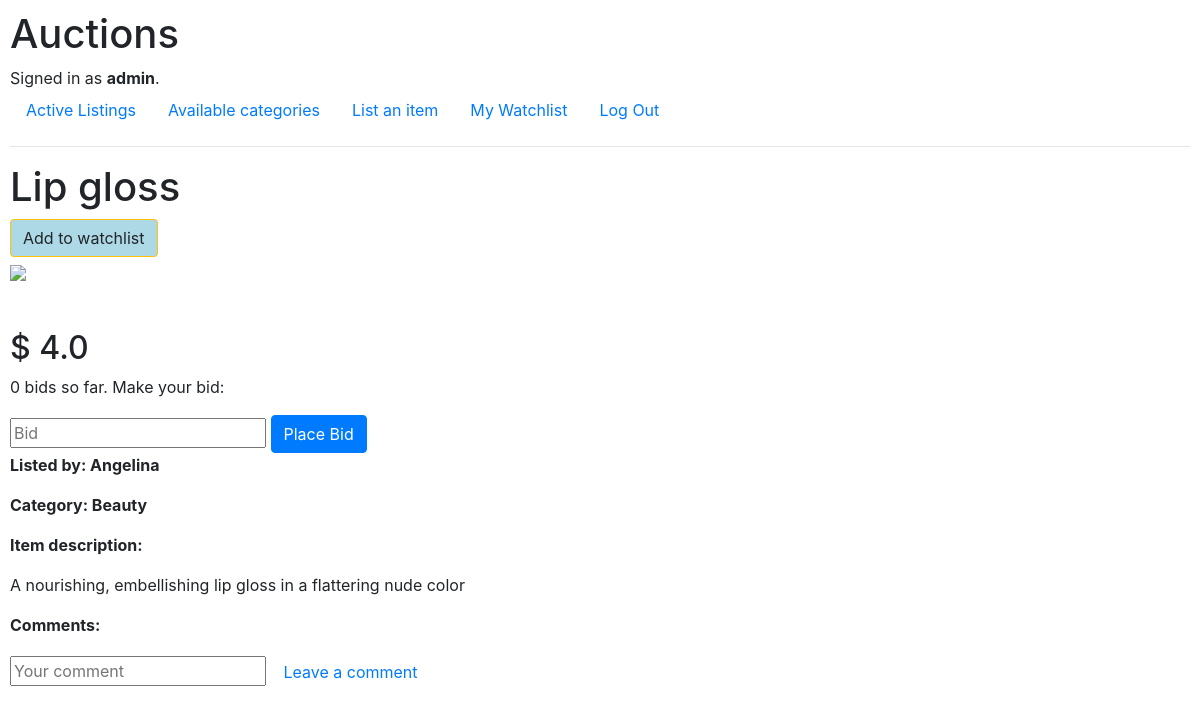
The app's page /listing/3 (signed in), older data.
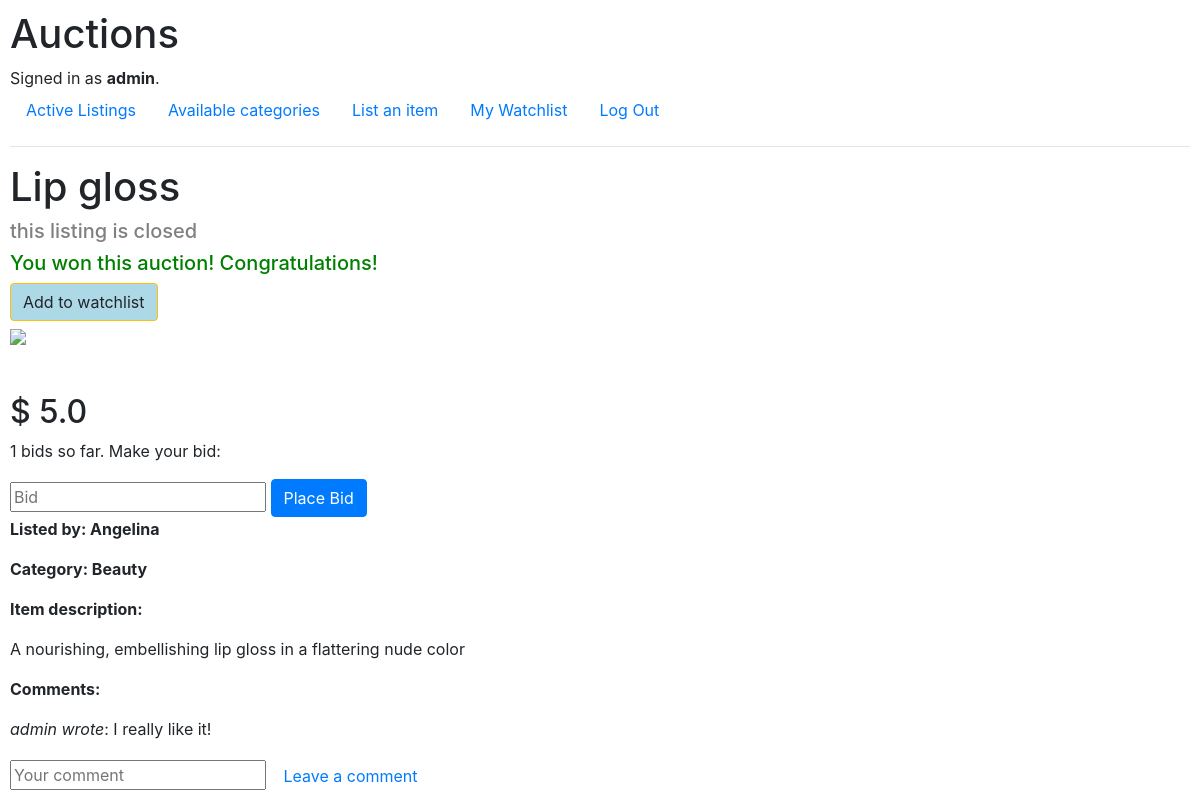
The same page, newer data.
### auctions/models.py (models this page shows, shortened)
class Listing(models.Model):
    category = models.ForeignKey(Category, on_delete=models.CASCADE, related_name="listings") #every category can have multuple listings. Every listing has its category
    user = models.ForeignKey(User, on_delete=models.CASCADE, related_name="listings", null=True)
    title = models.CharField(max_length=200)
    description = models.CharField(max_length=1000, validators=[MinLengthValidator(20)]) # asking users to input a listing description that is at least 100 characters long
    starting_bid = models.FloatField(validators=[MinValueValidator(0.01)])
    image_url = models.URLField(max_length=200, blank = True, null = True) #the url can be blank
    open =  models.BooleanField(default = True) #the standard status for a listing is "open"
    created_at =models.DateTimeField(auto_now_add=True) #automatically add the timestamp to the listing - useful to sort the listings chronologically for the display
    winner = models.ForeignKey(User, related_name="purchases", on_delete=models.SET_NULL, null=True, blank=True) #if the acquiror deletes tjeir account, this field is set to Null
    sold_for = models.FloatField(null=True, blank=True)

class User(AbstractUser):
    pass

class Category(models.Model):
    name = models.CharField(max_length=200, unique = True) #make sure there are no duplicate Categories by setting the unique property as True

class Comment(models.Model):
    user = models.ForeignKey(User, on_delete=models.CASCADE)
    listing = models.ForeignKey(Listing, on_delete=models.CASCADE)
    comment = models.CharField(max_length=1000)

### auctions/views.py (the view)
# urls.py: path('listing/<int:pk>', views.ListingDetailView.as_view(), name='listing_view'),
class ListingDetailView(LoginRequiredMixin, DetailView):
    model = Listing
    template_name = 'auctions/listing_view.html'
    context_object_name = 'listing'
    def get_context_data(self, **kwargs):
        context = super().get_context_data(**kwargs)
        user = self.request.user
        requested_listing_id = self.kwargs.get('pk')
        requested_listing = Listing.objects.get(pk=requested_listing_id)
        context['bids'] = Bid.objects.filter(listing=requested_listing)
        context['max_bid'] = Bid.objects.filter(listing=requested_listing).aggregate(Max('bid'))['bid__max']
        try:
            Watchlist.objects.get(user=user, listing=requested_listing)
            context['watchlist_button'] = "Remove from" #if the item is already in the user's watchlist, make it impossible to add to the watchlist
        except ObjectDoesNotExist:
            context['watchlist_button'] = "Add to"
        if requested_listing.user == user:
            context['can_close'] = True #needed so that the 'close this listing' button is displayed only if the listing's author is the signed in user herself
        if requested_listing.open == False:
            context['closed'] = True #display a note on the listing_view page that the listing is closed
        if requested_listing.winner == user:
            context['you_won'] = True
        context['comments'] = Comment.objects.filter(listing=requested_listing)
        return context

### auctions/templates/auctions/listing_view.html (shortened to what this page needs)
{% extends 'auctions/layout.html' %}
{% block body %}
<h1>{{listing.title}}</h1>
{% if closed %}
<h5 style="color:grey;"> this listing is closed </h5>
    {% if you_won%}
    <h5 style="color:green;"> You won this auction! Congratulations!</h5>
    {% endif %}
{% endif %}
<div>
    {% if can_close %}
        {% if not closed %}
        <a href="{% url 'close_listing' listing.pk %}" class="btn btn-secondary mb-3">Close this listing</a>
        {% endif %}
    {% else %}
        <a href="{% url 'add_to_remove_from_watchlist' listing.pk %}" class="btn btn-warning mb-2" style="background-color: lightblue;">
            {{ watchlist_button|safe }} watchlist
        </a>
    {% endif %}
</div>
<div>
 <img width="auto" height="400" class="mb-5" src="{{ listing.image_url }}">
</div>
 <div>
{% if bids|length == 0 %}
<h2>$ {{ listing.starting_bid }} </h2>
{% else %}
<h2>$ {{ max_bid }} </h2>
{% endif %}
<p> {{ bids|length }} bids so far. Make your bid:</p>
<form action="{% url 'bid' listing.pk %}" method="post">
    <input type="number" name="bid" placeholder="Bid">
    <input class="btn btn-primary" type="submit" value="Place Bid">
</form>
<div>
    <p class="font-weight-bold"> Listed by: {{listing.user.username}} </p>
    <p class="font-weight-bold"> Category: {{listing.category.name}} </p>
    <p class="font-weight-bold"> Item description: </p>
    <p>  {{ listing.description }} </p>
</div>
<div>
    <p style="font-weight: bold">Comments:</p>
    {% for comment in comments %}
    <p><span style="font-style: italic;">{{ comment.user }} wrote</span>: {{ comment.comment }}</p>
    {% endfor %}
</div>
<form action="{% url 'comment' listing.pk %}" method="post">
    <input type="text" name="comment" placeholder="Your comment">
    <input class="btn btn-link" type="submit" value="Leave a comment">
</form>
{% endblock %}

Row changes from the older to the newer data that the page shows:
changed Listing "Lip gloss": starting_bid "4.0" → (not shown)
added Comment: user "admin", comment "I really like it!"
Text that changed along with them:
{{ max_bid }}: (not shown) → "5.0"
{{ bids|length }}: "0" → "1"
text now shown: "this listing is closed You won this auction! Congratulations!"
